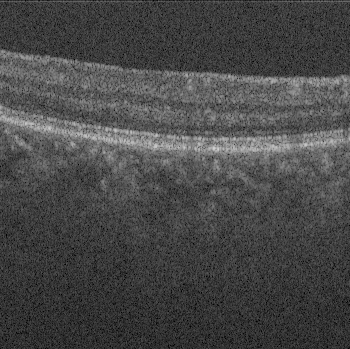
#> input picture 377.bmp, 350 x 349 px
$ jupyter execute Assign-2-Edge-detection.ipynb   (older library calls are emulated)
#> lines starting #> are read from the running program, lines starting #| are printed output that depends on the picture; after the words box and inside, x2 and y2 are one past the last pixel; in counts of white or black regions, pixels touching at a corner belong together
[cell 1]
import cv2
from matplotlib import pyplot as plt
import numpy as np
from scipy import ndimage

# https://learnopencv.com/edge-detection-using-opencv/
# Read the original image
img = cv2.imread('377.bmp')
#> img is the input picture: shape (349, 350, 3); min 0, max 209, mean 72.2
# Display original image
plt.imshow(img,cmap = 'gray')
plt.title('Original'), plt.xticks([]), plt.yticks([])
plt.show()

# Convert to graycsale
# img_gray = cv2.cvtColor(img, cv2.COLOR_BGR2GRAY)
# Blur the image for better edge detection
img_blur = cv2.GaussianBlur(img, (3,3), 0)

# Sobel Edge Detection
sobelx = cv2.Sobel(src=img_blur, ddepth=cv2.CV_64F, dx=1, dy=0, ksize=5) # Sobel Edge Detection on the X axis
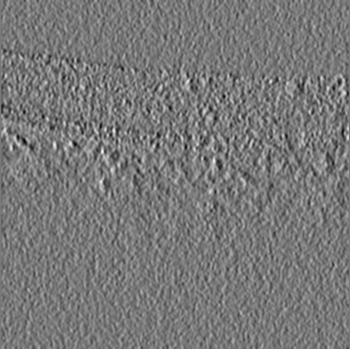
#> sobelx: shape (349, 350, 3) float64; min -2063, max 2288, mean -0.7; drawn with min black and max white
sobely = cv2.Sobel(src=img_blur, ddepth=cv2.CV_64F, dx=0, dy=1, ksize=5) # Sobel Edge Detection on the Y axis
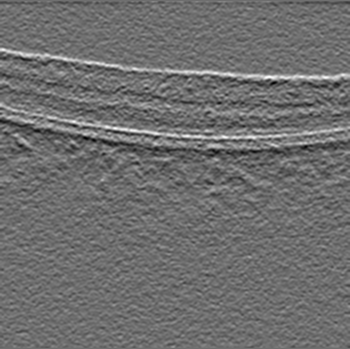
#> sobely: shape (349, 350, 3) float64; min -2628, max 3394, mean -8.4; drawn with min black and max white
sobelxy = cv2.Sobel(src=img_blur, ddepth=cv2.CV_64F, dx=1, dy=1, ksize=5) # Combined X and Y Sobel Edge Detection
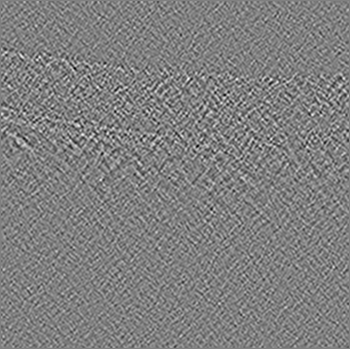
#> sobelxy: shape (349, 350, 3) float64; min -528, max 523, mean 0; drawn with min black and max white
# Display Sobel Edge Detection Images
plt.imshow(sobelx,cmap = 'gray')
plt.title('Sobel Edge Detection on X axis'), plt.xticks([]), plt.yticks([])
plt.show()
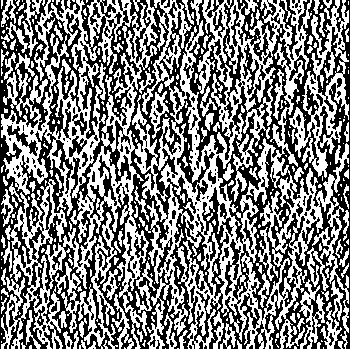
#> shown: shape (349, 350, 3) float64; values 0 (black) and 1 (white), 49.5% white; 317 white regions (207 under 20 px), largest, box (x1, y1, x2, y2) and area: (1, 0, 349, 349) 44932, (289, 0, 349, 178) 3403, (55, 212, 118, 349) 2017
plt.imshow(sobely,cmap = 'gray')
plt.title('Sobel Edge Detection on Y axis'), plt.xticks([]), plt.yticks([])
plt.show()
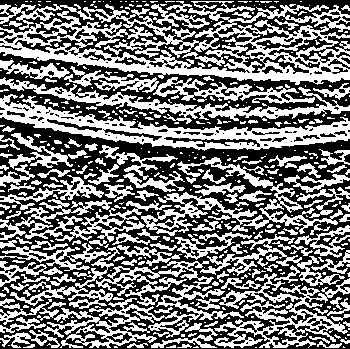
#> shown: shape (349, 350, 3) float64; values 0 (black) and 1 (white), 46.6% white; 454 white regions (307 under 20 px), largest, box (x1, y1, x2, y2) and area: (0, 1, 350, 85) 11802, (0, 94, 350, 151) 5556, (44, 261, 244, 348) 4539
plt.imshow(sobelxy,cmap = 'gray')
plt.title('Sobel Edge Detection on both X and Y axis'), plt.xticks([]), plt.yticks([])
plt.show()
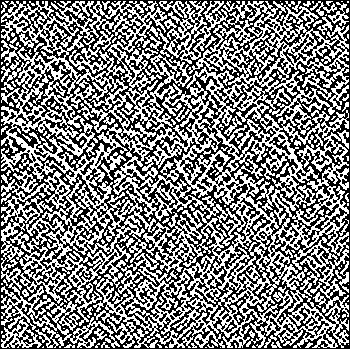
#> shown: shape (349, 350, 3) float64; values 0 (black) and 1 (white), 49.1% white in thin lines or dots

# Canny Edge Detection
canny = cv2.Canny(image=img_blur, threshold1=100, threshold2=200) # Canny Edge Detection
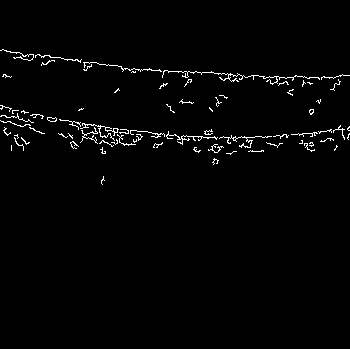
#> canny: shape (349, 350); 1.8% white in thin lines or dots, all inside (x1, y1, x2, y2) = (0, 49, 350, 185)
# Display Canny Edge Detection Image
plt.imshow(canny,cmap = 'gray')
plt.title('Canny Edge Detection'), plt.xticks([]), plt.yticks([])
plt.show()


# Roberts Edge Detection https://www.geeksforgeeks.org/python-opencv-roberts-edge-detection/
img = cv2.imread("377.bmp",0).astype('float64')
#> img: shape (349, 350) float64; min 0, max 209, mean 72.2
roberts_cross_v = np.array( [[1, 0 ],
                             [0,-1 ]] )

roberts_cross_h = np.array( [[ 0, 1 ],
                             [ -1, 0 ]] )
img/=255.0
vertical = ndimage.convolve( img, roberts_cross_v )
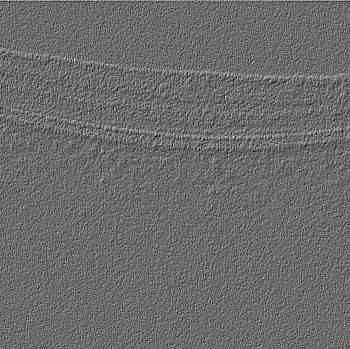
#> vertical: shape (349, 350) float64; min -0.357, max 0.486, mean -1.1e-05; drawn with min black and max white
horizontal = ndimage.convolve( img, roberts_cross_h )
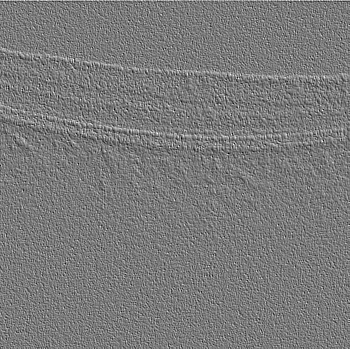
#> horizontal: shape (349, 350) float64; min -0.388, max 0.42, mean 4.33e-06; drawn with min black and max white
roberts = np.sqrt( np.square(horizontal) + np.square(vertical))
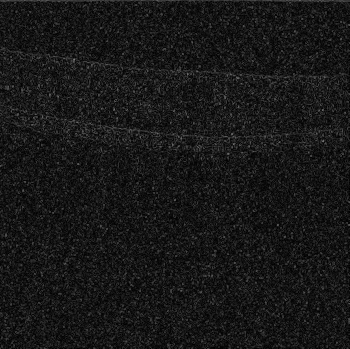
#> roberts: shape (349, 350) float64; min 0, max 0.505, mean 0.0936
roberts*=255
# Display Roberts Edge Detection Image
plt.imshow(roberts, cmap = 'gray')
plt.title('Roberts Edge Detection'), plt.xticks([]), plt.yticks([])
plt.show()
